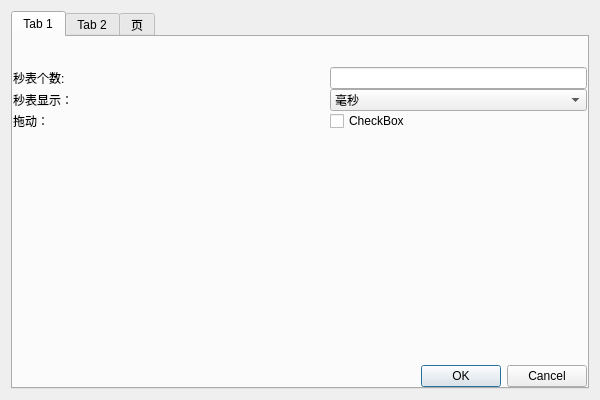
<?xml version="1.0" encoding="UTF-8"?>
<ui version="4.0">
 <class>StopwatchSetWdg</class>
 <widget class="QWidget" name="StopwatchSetWdg">
  <property name="geometry">
   <rect>
    <x>0</x>
    <y>0</y>
    <width>600</width>
    <height>400</height>
   </rect>
  </property>
  <property name="minimumSize">
   <size>
    <width>0</width>
    <height>0</height>
   </size>
  </property>
  <property name="windowTitle">
   <string>Setting</string>
  </property>
  <layout class="QVBoxLayout" name="verticalLayout">
   <item>
    <widget class="QTabWidget" name="tabWidget">
     <property name="currentIndex">
      <number>0</number>
     </property>
     <widget class="QWidget" name="tabSetting">
      <attribute name="title">
       <string>Tab 1</string>
      </attribute>
      <layout class="QVBoxLayout" name="verticalLayout_3">
       <property name="spacing">
        <number>0</number>
       </property>
       <property name="leftMargin">
        <number>0</number>
       </property>
       <property name="topMargin">
        <number>0</number>
       </property>
       <property name="rightMargin">
        <number>0</number>
       </property>
       <property name="bottomMargin">
        <number>0</number>
       </property>
       <item>
        <layout class="QGridLayout" name="gridLayout">
         <property name="spacing">
          <number>0</number>
         </property>
         <item row="1" column="0">
          <widget class="QLabel" name="label_6">
           <property name="text">
            <string>秒表个数:</string>
           </property>
          </widget>
         </item>
         <item row="3" column="2">
          <widget class="QCheckBox" name="checkBox_2">
           <property name="text">
            <string>CheckBox</string>
           </property>
          </widget>
         </item>
         <item row="5" column="0" colspan="3">
          <widget class="QDialogButtonBox" name="buttonBox">
           <property name="standardButtons">
            <set>QDialogButtonBox::Cancel|QDialogButtonBox::Ok</set>
           </property>
          </widget>
         </item>
         <item row="1" column="2">
          <widget class="QLineEdit" name="lineEdit"/>
         </item>
         <item row="2" column="0">
          <widget class="QLabel" name="label_4">
           <property name="text">
            <string>秒表显示：</string>
           </property>
          </widget>
         </item>
         <item row="4" column="0">
          <spacer name="verticalSpacer_2">
           <property name="orientation">
            <enum>Qt::Vertical</enum>
           </property>
           <property name="sizeHint" stdset="0">
            <size>
             <width>17</width>
             <height>37</height>
            </size>
           </property>
          </spacer>
         </item>
         <item row="2" column="2">
          <widget class="QComboBox" name="comboBox">
           <item>
            <property name="text">
             <string>毫秒</string>
            </property>
           </item>
           <item>
            <property name="text">
             <string>秒</string>
            </property>
           </item>
          </widget>
         </item>
         <item row="3" column="0">
          <widget class="QLabel" name="label_5">
           <property name="text">
            <string>拖动：</string>
           </property>
          </widget>
         </item>
         <item row="2" column="1">
          <spacer name="horizontalSpacer_3">
           <property name="orientation">
            <enum>Qt::Horizontal</enum>
           </property>
           <property name="sizeHint" stdset="0">
            <size>
             <width>37</width>
             <height>17</height>
            </size>
           </property>
          </spacer>
         </item>
         <item row="0" column="2">
          <spacer name="verticalSpacer_5">
           <property name="orientation">
            <enum>Qt::Vertical</enum>
           </property>
           <property name="sizeType">
            <enum>QSizePolicy::Minimum</enum>
           </property>
           <property name="sizeHint" stdset="0">
            <size>
             <width>20</width>
             <height>30</height>
            </size>
           </property>
          </spacer>
         </item>
        </layout>
       </item>
      </layout>
     </widget>
     <widget class="QWidget" name="tabShortKey">
      <attribute name="title">
       <string>Tab 2</string>
      </attribute>
      <layout class="QVBoxLayout" name="verticalLayout_4">
       <property name="spacing">
        <number>0</number>
       </property>
       <property name="leftMargin">
        <number>0</number>
       </property>
       <property name="topMargin">
        <number>0</number>
       </property>
       <property name="rightMargin">
        <number>0</number>
       </property>
       <property name="bottomMargin">
        <number>0</number>
       </property>
       <item>
        <layout class="QGridLayout" name="gridLayout_2">
         <item row="0" column="3">
          <widget class="QPushButton" name="btnKeyAdd">
           <property name="text">
            <string>添加</string>
           </property>
          </widget>
         </item>
         <item row="1" column="0">
          <widget class="QLabel" name="labKeyStop">
           <property name="text">
            <string> 暂停：</string>
           </property>
          </widget>
         </item>
         <item row="1" column="1">
          <spacer name="horizontalSpacer">
           <property name="orientation">
            <enum>Qt::Horizontal</enum>
           </property>
           <property name="sizeHint" stdset="0">
            <size>
             <width>40</width>
             <height>20</height>
            </size>
           </property>
          </spacer>
         </item>
         <item row="1" column="2">
          <widget class="QLineEdit" name="leKeyStop">
           <property name="text">
            <string>暂停</string>
           </property>
          </widget>
         </item>
         <item row="1" column="3">
          <widget class="QPushButton" name="btnKeyCount">
           <property name="text">
            <string>暂停</string>
           </property>
          </widget>
         </item>
         <item row="2" column="0">
          <widget class="QLabel" name="labKeyCount">
           <property name="text">
            <string> 计次：</string>
           </property>
          </widget>
         </item>
         <item row="2" column="1">
          <spacer name="horizontalSpacer_2">
           <property name="orientation">
            <enum>Qt::Horizontal</enum>
           </property>
           <property name="sizeHint" stdset="0">
            <size>
             <width>40</width>
             <height>20</height>
            </size>
           </property>
          </spacer>
         </item>
         <item row="2" column="2">
          <widget class="QLineEdit" name="leKeyCout">
           <property name="text">
            <string>计次</string>
           </property>
          </widget>
         </item>
         <item row="2" column="3">
          <widget class="QPushButton" name="btnKeyStop">
           <property name="text">
            <string> 计次</string>
           </property>
          </widget>
         </item>
         <item row="3" column="0">
          <widget class="QLabel" name="label">
           <property name="text">
            <string>TextLabel</string>
           </property>
          </widget>
         </item>
         <item row="4" column="1">
          <spacer name="verticalSpacer">
           <property name="orientation">
            <enum>Qt::Vertical</enum>
           </property>
           <property name="sizeHint" stdset="0">
            <size>
             <width>20</width>
             <height>40</height>
            </size>
           </property>
          </spacer>
         </item>
         <item row="5" column="0" colspan="4">
          <widget class="QDialogButtonBox" name="buttonBox_2">
           <property name="standardButtons">
            <set>QDialogButtonBox::Cancel|QDialogButtonBox::Ok</set>
           </property>
          </widget>
         </item>
        </layout>
       </item>
      </layout>
     </widget>
     <widget class="QWidget" name="tabAbout">
      <attribute name="title">
       <string>页</string>
      </attribute>
      <layout class="QVBoxLayout" name="verticalLayout_2">
       <item>
        <spacer name="verticalSpacer_4">
         <property name="orientation">
          <enum>Qt::Vertical</enum>
         </property>
         <property name="sizeHint" stdset="0">
          <size>
           <width>20</width>
           <height>134</height>
          </size>
         </property>
        </spacer>
       </item>
       <item>
        <widget class="QLabel" name="labAppVersion">
         <property name="text">
          <string> 秒表</string>
         </property>
         <property name="alignment">
          <set>Qt::AlignCenter</set>
         </property>
        </widget>
       </item>
       <item>
        <widget class="QLabel" name="labAppName">
         <property name="text">
          <string>版本号：V0.1</string>
         </property>
         <property name="alignment">
          <set>Qt::AlignCenter</set>
         </property>
        </widget>
       </item>
       <item>
        <spacer name="verticalSpacer_3">
         <property name="orientation">
          <enum>Qt::Vertical</enum>
         </property>
         <property name="sizeHint" stdset="0">
          <size>
           <width>20</width>
           <height>133</height>
          </size>
         </property>
        </spacer>
       </item>
      </layout>
     </widget>
    </widget>
   </item>
  </layout>
 </widget>
 <resources/>
 <connections/>
</ui>
